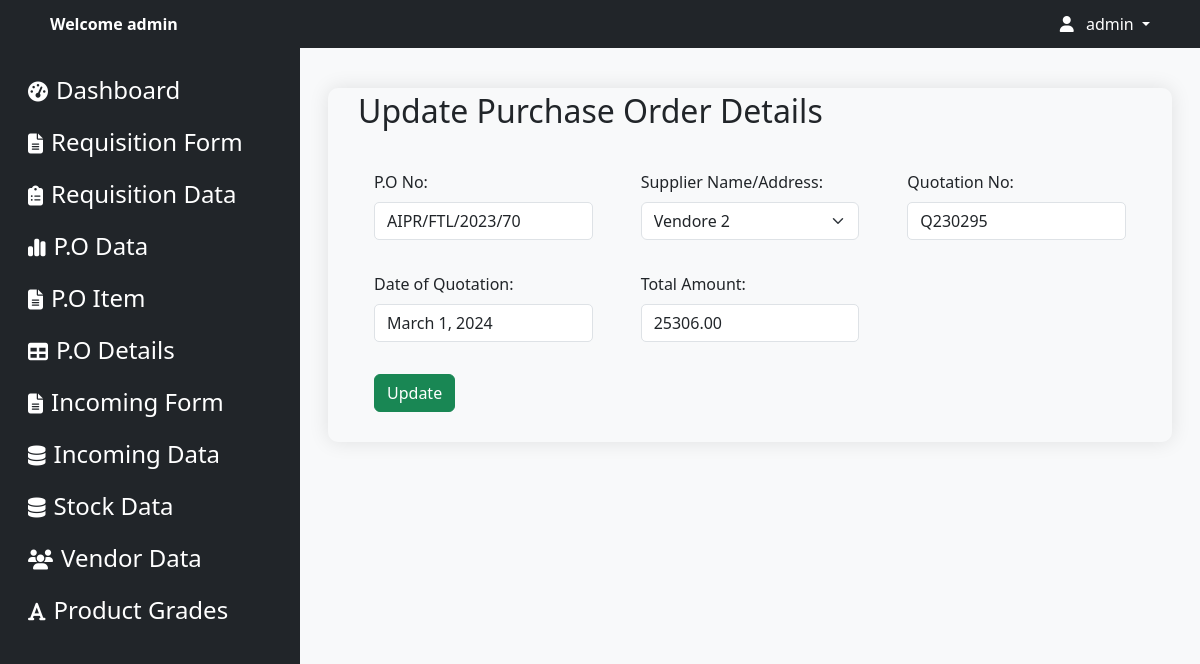
Page /po-edit/Q230295/ (signed in) on the committed database.
### apps/models.py (models this page shows, shortened)
class PurchaseOrder(models.Model):
    po_no = models.CharField(max_length=100)
    supplier_nameaddress = models.CharField(max_length=100)
    quotation_no = models.CharField(max_length=100)
    date_of_q = models.DateField()
    total_amount = models.DecimalField(max_digits=20, decimal_places=2)

### apps/views.py (the view)
# urls.py: path('po-edit/<str:quotation_no>/', views.po_edit, name='po_edit'),
@login_required
@never_cache
def po_edit(request, quotation_no=None):
    vendors = Vendor.objects.all()
    pos = PurchaseOrder.objects.filter(quotation_no=quotation_no).first()
    if not pos:
        return render(request, '404.html')  # Handle the case when no item is found
    return render(request, 'purchase/po_update.html', {'pos': pos, 'vendors': vendors})

### apps/models.py (called while the page is built)
    def __str__(self):
        return self.name

### templates/purchase/po_update.html (shortened to what this page needs)
{% load static %}
<!DOCTYPE html>
<html lang="en">
<head>
    {% load static %}
    <link href="https://cdn.jsdelivr.net/npm/bootstrap@5.3.2/dist/css/bootstrap.min.css" rel="stylesheet">
    <link href="https://cdnjs.cloudflare.com/ajax/libs/font-awesome/6.5.1/css/all.min.css" rel="stylesheet">
    <link rel="stylesheet" href="{% static 'css/index.css' %}">
    <link rel="stylesheet" href="{% static 'css/sidebar.css' %}">
    <link rel="stylesheet" href="{% static 'css/forAllForm.css' %}">
</head>
<body>
    {% include 'logined/navbar.html' %}
    <div class="container-fluid">
        {% include 'logined/sidebar.html' %}
        <div class="col">
            <div class="container-fluid p-3">
                <div class="container mt-4 pt-1 fcontainer">
                    <h2>Update Purchase Order Details</h2>
                    <form class="row g-3 pt-3 mt-2 " action="{% url 'po_update' quotation_no=pos.quotation_no %}" method="post">
                        <div class="col-md-4 mb-3 px-4">
                            <label for="po_no" class="form-label">P.O No:</label>
                            <input type="text" class="form-control" id="po_no" name="po_no" value="{{ pos.po_no }}">
                        </div>
                        <div class="col-md-4 mb-3 px-4">
                            <label for="supplier_nameaddress" class="form-label">Supplier Name/Address:</label>
                            <select class="form-select" id="supplier_nameaddress" name="supplier_nameaddress">
                                <option value="{{ pos.supplier_nameaddress }}">{{ pos.supplier_nameaddress }}</option>
                            </select>
                        </div>
                        <div class="col-md-4 mb-3 px-4">
                            <label for="quotation_no" class="form-label">Quotation No:</label>
                            <input type="text" class="form-control" id="quotation_no" name="quotation_no" value="{{ pos.quotation_no }}">
                        </div>
                        <div class="col-md-4 mb-3 px-4">
                            <label for="date_of_q" class="form-label">Date of Quotation:</label>
                            <input type="text" class="form-control" id="date_of_q" name="date_of_q" value="{{ pos.date_of_q }}">
                        </div>
                        <div class="col-md-4 mb-3 px-4">
                            <label for="total_amount" class="form-label">Total Amount:</label>
                            <input type="number" class="form-control" id="total_amount" name="total_amount" step="0.01" value="{{ pos.total_amount }}">
                        </div>
                        <div class="col-12 px-4">
                            <button type="submit" class="btn btn-success">Update</button>
                        </div>
                    </form>
                </div>
            </div>
        </div>
    </div>
</body>
</html>

### templates/logined/navbar.html (shortened to what this page needs)
{% load static %}
<nav class="navbar navbar-expand-lg navbar-dark bg-dark navbar-custom p-1 ">
    <div class="container">
        <div class="collapse navbar-collapse" id="navbarNav">
            <ul class="navbar-nav">
                <li class="nav-item">
                    <a class="nav-link d-none d-lg-block text-white fw-semibold" href="#">Welcome {{ user.username }}</a>
                </li>
            </ul>
            <ul class="navbar-nav ms-auto">
                {% if user.is_authenticated %}
                <li class="nav-item dropdown">
                    <a class="nav-link dropdown-toggle text-white" href="#" id="navbarDropdown" role="button"
                        data-bs-toggle="dropdown" aria-expanded="false">
                        <i class="fas fa-user"></i> <span class="ms-2 d-none d-sm-inline">{{ user.username }}</span>
                    </a>
                </li>
                {% endif %}
            </ul>
        </div>
    </div>
</nav>

### static/css/index.css (style rules this page uses)
.navbar { --bs-navbar-padding-y: 0rem !important; }

### static/css/forAllForm.css (style rules this page uses)
body { background-color: #f8f9fa; }
.fcontainer { max-width: 1100px; margin: 0 auto; padding: 30px; border-radius: 10px; box-shadow: 0px 0px 20px rgba(0, 0, 0, 0.1); margin-top: 40px; }
.form-control { border-radius: 5px; }

### rows in the picture
PurchaseOrder: po_no "AIPR/FTL/2023/70", supplier_nameaddress "Vendore 2", quotation_no "Q230295", date_of_q "March 1, 2024", total_amount "25306.00"

### other values in the picture
{{ user.username }} "admin"
